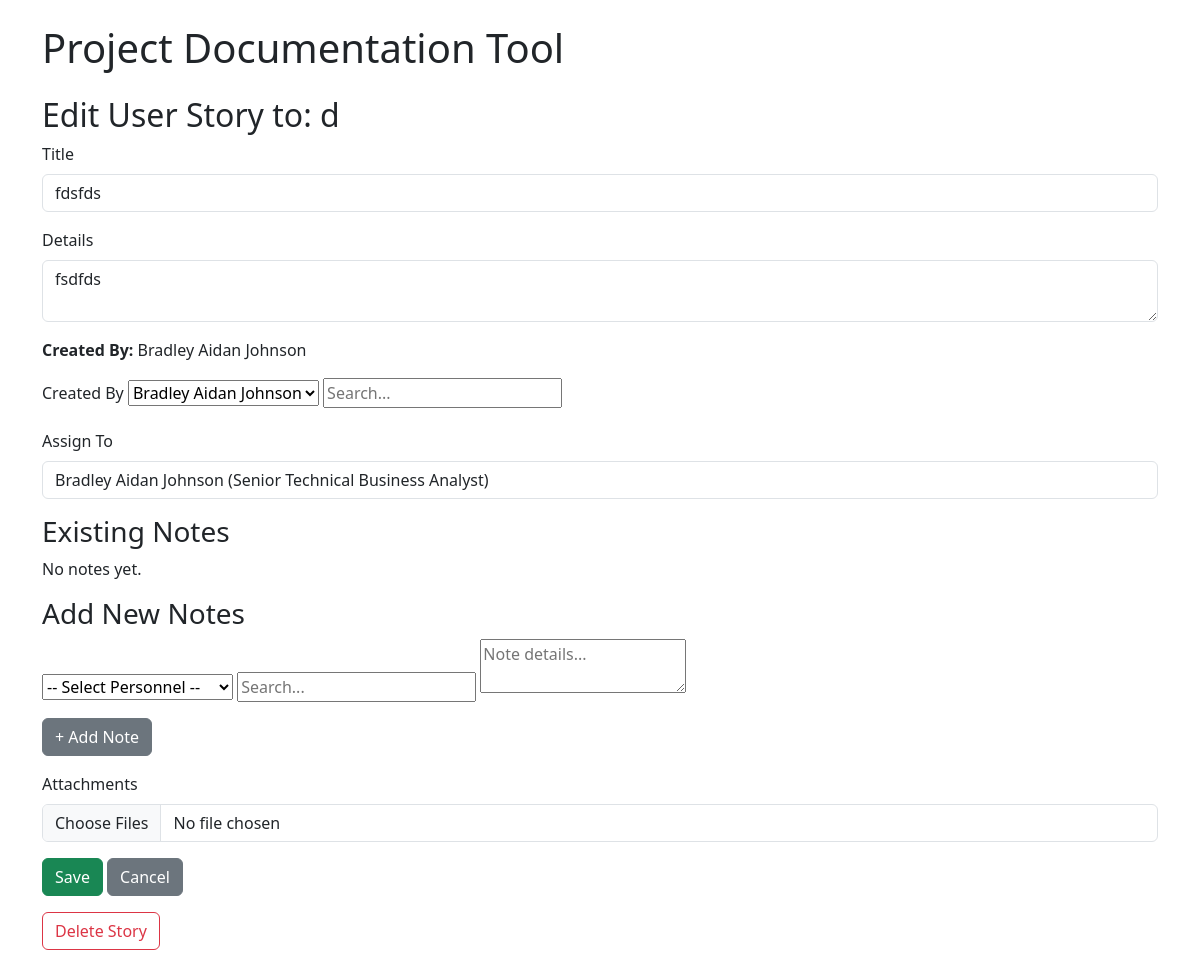
/story/1/edit, run on the app's committed database.
### models.py (models this page shows, shortened)
class Feature(db.Model):
    id = db.Column(db.Integer, primary_key=True)
    project_id = db.Column(db.Integer, db.ForeignKey('project.id'), nullable=False)
    parent_feature_id = db.Column(db.Integer, db.ForeignKey('feature.id'), nullable=True)
    title = db.Column(db.String(200), nullable=True)
    description = db.Column(db.Text)
    created_at = db.Column(db.DateTime, default=datetime.utcnow)
    parent = db.relationship('Feature', remote_side=[id], backref='subfeatures')
    user_stories = db.relationship('UserStory', backref='feature', lazy=True, cascade="all, delete-orphan")

class UserStory(db.Model):
    id = db.Column(db.Integer, primary_key=True)
    feature_id = db.Column(db.Integer, db.ForeignKey('feature.id'), nullable=False)
    title = db.Column(db.String(200), nullable=True)
    details = db.Column(db.Text)
    created_by_id = db.Column(db.Integer, db.ForeignKey('personnel.id'))
    created_by = db.relationship('Personnel', foreign_keys=[created_by_id])
    created_at = db.Column(db.DateTime, default=datetime.utcnow)
    image_path = db.Column(db.String(255))
    ado_added = db.Column(db.Boolean, default=False)
    assigned_to_id = db.Column(db.Integer, db.ForeignKey('personnel.id'), nullable=True)
    assigned_to = db.relationship(
        'Personnel',
        foreign_keys=[assigned_to_id],
        backref='assigned_stories'
    )
    attachments = db.relationship('Attachment', backref='story', lazy=True, cascade="all, delete-orphan")
    notes = db.relationship('Note', back_populates='story', cascade="all, delete-orphan")

class Personnel(db.Model):
    id = db.Column(db.Integer, primary_key=True)
    name = db.Column(db.String(100), nullable=False)
    email = db.Column(db.String(120), unique=True)
    role = db.Column(db.String(50))
    scope = db.Column(db.String(100))
    notes = db.relationship('Note', backref='personnel', lazy=True)

### app.py (the view, shortened to what this page needs)
@app.route("/story/<int:story_id>/edit", methods=["GET", "POST"])
def edit_story(story_id):
    story = UserStory.query.get_or_404(story_id)
    personnel = Personnel.query.order_by(Personnel.name).all()
    return render_template("story_form.html", story=story, personnel=personnel, feature=story.feature)

### templates/story_form.html (shortened to what this page needs)
{% extends 'base.html' %}
{% block content %}
<h2>{{ 'Edit' if story else 'Add' }} User Story to: {{ feature.title }}</h2>
<form method="POST" enctype="multipart/form-data">
  <div class="mb-3">
    <label class="form-label">Title</label>
    <input name="title" class="form-control" value="{{ story.title if story else '' }}" required />
  </div>
  <div class="mb-3">
    <label class="form-label">Details</label>
    <textarea name="details" class="form-control" required>{{ story.details if story else '' }}</textarea>
  </div>
<p><strong>Created By:</strong> {{ story.created_by.name if story and story.created_by else "Unknown" }}</p>
<div class="mb-3">
  <label class="form-label">Created By</label>
  <select class="person-select" name="created_by_id">
    {% for person in personnel %}
      <option value="{{ person.id }}"
        {% if story and story.created_by and story.created_by.id == person.id %} selected {% endif %}>
        {{ person.name }}
      </option>
    {% endfor %}
  </select>
  <input type="text" class="person-autocomplete" placeholder="Search...">
</div>
<div class="mb-3">
<label class="form-label" for="assigned_to">Assign To</label>
<select name="assigned_to_id" id="assigned_to" class="form-control">
  {% for person in personnel %}
    <option value="{{ person.id }}" {% if story and story.assigned_to_id == person.id %}selected{% endif %}>
      {{ person.name }} ({{ person.role or 'No role' }})
    </option>
  {% endfor %}
</select>
</div>
  <div class="mb-3">
    <h3>Existing Notes</h3>
    {% if story and story.notes %}
    <table border="1" class="table">
      <tr><th>Date</th><th>Details</th><th>Personnel</th></tr>
      {% for note in story.notes %}
      <tr>
        <td>{{ note.created_at.strftime('%Y-%m-%d') }}</td>
        <td>{{ note.details }}</td>
        <td>{{ note.personnel.name }}</td>
      </tr>
      {% endfor %}
    </table>
    {% else %}
    <p>No notes yet.</p>
    {% endif %}
  </div>
  <div id="notes-section" class="mb-3">
    <h3>Add New Notes</h3>
    <div id="notes-form">
      <div class="note-block mb-3">
        <select class="person-select" name="personnel_id[]">
          <option value="">-- Select Personnel --</option>
        </select>
        <input type="text" class="person-autocomplete" placeholder="Search...">
        <textarea name="note_details[]" placeholder="Note details..."></textarea>
      </div>
    </div>
    <button type="button" class="btn btn-secondary" onclick="addNoteBlock()">+ Add Note</button>
  </div>
  <div class="mb-3">
    <label class="form-label">Attachments</label>
    <input type="file" name="attachments" class="form-control" multiple />
  </div>
  <div class="d-flex justify-content-between align-items-center">
    <div>
      <button type="submit" class="btn btn-success">Save</button>
      <a href="{{ url_for('view_project', project_id=feature.project_id) }}" class="btn btn-secondary">Cancel</a>
    </div>
  </div>
</form>
{% if story %}
<form
  action="{{ url_for('delete_story', story_id=story.id) }}"
  method="post"
  onsubmit="return confirm('Are you sure you want to delete this story?');"
  style="margin-top: 1rem;"
>
  <button type="submit" class="btn btn-outline-danger">Delete Story</button>
</form>
{% endif %}
{% endblock %}

### data on the page
Feature: title "d"
UserStory: title "fdsfds", details "fsdfds", assigned_to_id "Bradley Aidan Johnson (Senior Technical Business Analyst)"
Personnel: created_by "Bradley Aidan Johnson"

### other printed values
{{ 'Edit' if story else 'Add' }} "Edit"
form field created_by_id "Bradley Aidan Johnson"
